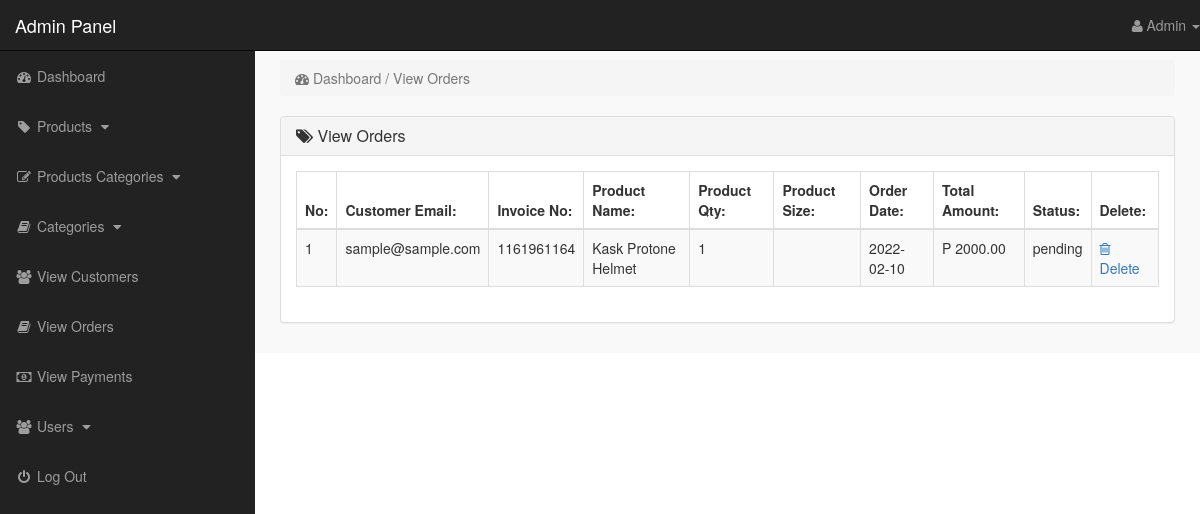
Screenshot of /admin_area/index.php?view_orders (signed in) with the database file from the repository.
### tables this page shows
CREATE TABLE `pending_orders` (
  `order_id` int(10) NOT NULL,
  `customer_id` int(10) NOT NULL,
  `invoice_no` int(10) NOT NULL,
  `product_id` text NOT NULL,
  `qty` int(10) NOT NULL,
  `size` text NOT NULL,
  `order_status` text NOT NULL
);

CREATE TABLE `customers` (
  `customer_id` int(11) NOT NULL,
  `customer_name` varchar(255) NOT NULL,
  `customer_email` varchar(255) NOT NULL,
  `customer_pass` varchar(255) NOT NULL,
  `customer_country` text NOT NULL,
  `customer_city` text NOT NULL,
  `customer_contact` text NOT NULL,
  `customer_address` text NOT NULL,
  `customer_image` text NOT NULL,
  `customer_ip` varchar(100) NOT NULL
);

CREATE TABLE `products` (
  `product_id` int(10) NOT NULL,
  `p_cat_id` int(10) NOT NULL,
  `cat_id` int(10) NOT NULL,
  `date` timestamp NOT NULL DEFAULT current_timestamp() ON UPDATE current_timestamp(),
  `product_title` text NOT NULL,
  `product_img1` text NOT NULL,
  `product_img2` text NOT NULL,
  `product_img3` text NOT NULL,
  `product_price` float(10,2) NOT NULL,
  `product_keywords` text NOT NULL,
  `product_desc` text NOT NULL
);

CREATE TABLE `customer_orders` (
  `order_id` int(11) NOT NULL,
  `customer_id` int(10) NOT NULL,
  `due_amount` float(10,2) NOT NULL,
  `invoice_no` text NOT NULL,
  `qty` int(10) NOT NULL,
  `size` int(100) NOT NULL,
  `order_date` date NOT NULL,
  `order_status` text NOT NULL
);

### admin_area/view_orders.php (the view)
<?php
    if(!isset($_SESSION['admin_email'])){
        echo "<script>window.open('login.php','_self')</script>";
    }else{
?>
<div class="row">
    <div class="col-lg-12">
        <ol class="breadcrumb">
            <li class="active">
                <i class="fa fa-dashboard"></i> Dashboard / View Orders
            </li>
        </ol>
    </div>
</div>
<div class="row">
    <div class="col-lg-12">
        <div class="panel panel-default">
            <div class="panel-heading">
               <h3 class="panel-title">
                   <i class="fa fa-tags"></i>  View Orders
               </h3>
            </div>
            <div class="panel-body">
                <div class="table-responsive">
                    <table class="table table-striped table-bordered table-hover">
                        <thead>
                            <tr>
                                <th> No: </th>
                                <th> Customer Email: </th>
                                <th> Invoice No: </th>
                                <th> Product Name: </th>
                                <th> Product Qty: </th>
                                <th> Product Size: </th>
                                <th> Order Date: </th>
                                <th> Total Amount: </th>
                                <th> Status: </th>
                                <th> Delete: </th>
                            </tr>
                        </thead>
                        <tbody>
                            <?php
                                $i=0;
                                $get_orders = "select * from pending_orders";
                                $run_orders = mysqli_query($con,$get_orders);
                                while($row_order=mysqli_fetch_array($run_orders)){
                                    $order_id = $row_order['order_id'];
                                    $c_id = $row_order['customer_id'];
                                    $invoice_no = $row_order['invoice_no'];
                                    $product_id = $row_order['product_id'];
                                    $qty = $row_order['qty'];
                                    $size = $row_order['size'];
                                    $order_status = $row_order['order_status'];
                                    $get_products = "select * from products where product_id='$product_id'";
                                    $run_products = mysqli_query($con,$get_products);
                                    $row_products = mysqli_fetch_array($run_products);
                                    $product_title = $row_products['product_title'];
                                    $get_customer = "select * from customers where customer_id='$c_id'";
                                    $run_customer = mysqli_query($con,$get_customer);
                                    $row_customer = mysqli_fetch_array($run_customer);
                                    $customer_email = $row_customer['customer_email'];
                                    $get_c_order = "select * from customer_orders where order_id='$order_id'";
                                    $run_c_order = mysqli_query($con,$get_c_order);
                                    $row_c_order = mysqli_fetch_array($run_c_order);
                                    $order_date = $row_c_order['order_date'];
                                    $order_amount = $row_c_order['due_amount'];
                                    $i++;
                            ?>
                            <tr>
                                <td> <?php echo $i; ?> </td>
                                <td> <?php echo $customer_email; ?> </td>
                                <td> <?php echo $invoice_no; ?></td>
                                <td> <?php echo $product_title; ?> </td>
                                <td> <?php echo $qty; ?></td>
                                <td> <?php echo $size; ?> </td>
                                <td> <?php echo $order_date; ?> </td>
                                <td>P <?php echo $order_amount; ?> </td>
                                <td>
                                    <?php
                                        if($order_status=='pending'){
                                            echo $order_status='pending';
                                        }else{
                                            echo $order_status='Complete';
                                        }
                                    ?>
                                </td>
                                <td>
                                     <a href="index.php?delete_order=<?php echo $order_id; ?>">
                                        <i class="fa fa-trash-o"></i> Delete
                                     </a>
                                </td>
                            </tr>
                            <?php } ?>
                        </tbody>
                    </table>
                </div>
            </div>
        </div>
    </div>
</div>
<?php } ?>

### admin_area/includes/sidebar.php (shortened to what this page needs)
<?php
    if(!isset($_SESSION['admin_email'])){
        echo "<script>window.open('login.php','_self')</script>";
    }else{
?>
<nav class="navbar navbar-inverse navbar-fixed-top">
    <div class="navbar-header">
        <a href="index.php?dashboard" class="navbar-brand">Admin Panel</a>
    </div>
    <ul class="nav navbar-right top-nav">
        <li class="dropdown">
            <a href="#" class="dropdown-toggle" data-toggle="dropdown">
                <i class="fa fa-user"></i> <?php echo $admin_name;  ?> <b class="caret"></b>
            </a>
        </li>
    </ul>
    <div class="collapse navbar-collapse navbar-ex1-collapse">
        <ul class="nav navbar-nav side-nav">
            <li>
                <a href="index.php?dashboard">
                        <i class="fa fa-fw fa-dashboard"></i> Dashboard
                </a>
            </li>
            <li>
                <a href="#" data-toggle="collapse" data-target="#products">
                        <i class="fa fa-fw fa-tag"></i> Products
                        <i class="fa fa-fw fa-caret-down"></i>
                </a>
            </li>
            <li>
                <a href="#" data-toggle="collapse" data-target="#p_cat">
                        <i class="fa fa-fw fa-edit"></i> Products Categories
                        <i class="fa fa-fw fa-caret-down"></i>
                </a>
            </li>
            <li>
                <a href="#" data-toggle="collapse" data-target="#cat">
                        <i class="fa fa-fw fa-book"></i> Categories
                        <i class="fa fa-fw fa-caret-down"></i>
                </a>
            </li>
            <li>
                <a href="index.php?view_customers">
                    <i class="fa fa-fw fa-users"></i> View Customers
                </a>
            </li>
            <li>
                <a href="index.php?view_orders">
                    <i class="fa fa-fw fa-book"></i> View Orders
                </a>
            </li>
            <li>
                <a href="index.php?view_payments">
                    <i class="fa fa-fw fa-money"></i> View Payments
                </a>
            </li>
            <li>
                <a href="#" data-toggle="collapse" data-target="#users">
                        <i class="fa fa-fw fa-users"></i> Users
                        <i class="fa fa-fw fa-caret-down"></i>
                </a>
            </li>
            <li>
                <a href="logout.php">
                    <i class="fa fa-fw fa-power-off"></i> Log Out
                </a>
            </li>
        </ul>
    </div>
</nav>
<?php } ?>

### admin_area/css/style.css (style rules this page uses)
body { margin-top: 100px; }
@media (min-width: 768px) { body { margin-top: 50px; } }
.top-nav { 0 15px; }
.top-nav>li { float: left; display: inline-block; }
.top-nav>li>a { color: #999999; line-height: 20px; padding-top: 15px; padding-bottom: 15px; }
@media (min-width: 768px) { .side-nav { position: fixed; top: 51px; bottom: 0; width: 255px; overflow-y: auto; overflow-x: hidden; background-color: #222222; padding-bottom: 40px; border-radius: 0; } }
@media (min-width: 768px) { .side-nav>li>a { width: 255px; } }
.panel-body { border-radius: 5px; }

### rows the page displays
pending_orders: customer.customer_email "sample@sample.com", invoice_no "1161961164", product.product_title "Kask Protone Helmet", qty "1", customer_orders.order_date "2022-02-10", customer_orders.due_amount "2000.00"

### other values shown
$admin_name "Admin"
